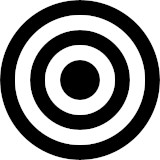
#> input picture required-files/omr_marker.jpg, 160 x 160 px
$ python formGen.py
#> lines starting #> are read from the running program, lines starting #| are printed output that depends on the picture
### src/logger.py
import logging
from typing import Union

from rich.console import Console
from rich.logging import RichHandler

FORMAT = "%(message)s"

# TODO: set logging level from config.json dynamically
logging.basicConfig(
    level=logging.INFO,
    format="%(message)s",
    datefmt="[%X]",
    handlers=[RichHandler(rich_tracebacks=True)],
)


class Logger:
    def __init__(
        self,
        name,
        level: Union[int, str] = logging.NOTSET,
        message_format="%(message)s",
        date_format="[%X]",
    ):
        self.log = logging.getLogger(name)
        self.log.setLevel(level)
        self.log.__format__ = message_format
        self.log.__date_format__ = date_format

    def debug(self, *msg: object, sep=" ", end="\n") -> None:
        return self.logutil("debug", *msg, sep=sep)

    def info(self, *msg: object, sep=" ", end="\n") -> None:
        return self.logutil("info", *msg, sep=sep)

    def warning(self, *msg: object, sep=" ", end="\n") -> None:
        return self.logutil("warning", *msg, sep=sep)

    def error(self, *msg: object, sep=" ", end="\n") -> None:
        return self.logutil("error", *msg, sep=sep)

    def critical(self, *msg: object, sep=" ", end="\n") -> None:
        return self.logutil("critical", *msg, sep=sep)

    def stringify(func):
        def inner(self, method_type: str, *msg: object, sep=" "):
#> called with method_type = 'info', sep = ' '
            nmsg = []
            for v in msg:
                if not isinstance(v, str):
                    v = str(v)
                nmsg.append(v)
            return func(self, method_type, *nmsg, sep=sep)

        return inner

    # set stack level to 3 so that the caller of this function is logged, not this function itself.
    # stack-frame - self.log.debug - logutil - stringify - log method - caller
    @stringify
    def logutil(self, method_type: str, *msg: object, sep=" ") -> None:
#> (the call stopped at in logutil, `return func(sep.join(msg), stacklevel=4)`: rich is not available in this run)
        func = getattr(self.log, method_type, None)
        if not func:
            raise AttributeError(f"Logger has no method {method_type}")
        return func(sep.join(msg), stacklevel=4)


logger = Logger(__name__)
console = Console()

### src/extras/qrcodeGen.py
import qrcode
import os
from PIL import ImageDraw, Image, ImageFont

def QRGenerate(qrStr, textStr):
    qr = qrcode.QRCode(
        version=None, #TODO: Check version options
        error_correction=qrcode.constants.ERROR_CORRECT_H,
        box_size=10,
        border=0
    )
    qr.add_data(qrStr)
    qr.make()
    img = qr.make_image(fill_color="black", back_color="white")
    width, height = img.size
    box = Image.new(mode="RGB", size=(width, height + 60), color = (255, 255, 255)) #TODO: Check required resolution
    box.paste(img, (0, 0))
    draw = ImageDraw.Draw(box)
    font = ImageFont.truetype(r'required-files/Roboto-Regular.ttf', 60)
    dimensions = draw.textbbox((0, 0), textStr, font=font)
    draw.multiline_text(((width - dimensions[2]) // 2, height - 10), textStr, fill=0, font=font)
    return box

# [12 lines that do not run on import are left out]

### formGen.py
import os
from PIL import ImageDraw, Image, ImageFont
from src.extras.qrcodeGen import QRGenerate

if __name__ == "__main__":
    name = input("Enter name of study: ")
#> the answer given: required-files/omr_marker.jpg
    pages = int(input("Enter number of pages: "))
#> the answer given: 3
    marker = Image.open("required-files/omr_marker.jpg")
#> marker is the input picture: PIL image 160x160 RGB; min 0, max 255, mean 137.8
    marker.thumbnail((60, 60))
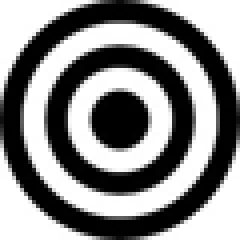
#> marker: PIL image 60x60 RGB (shown 4 times larger); min 0, max 255, mean 137.7

    if not(os.path.exists(f"Forms/{name}")):
        os.mkdir(f"Forms/{name}")

    for i in range(1, pages + 1):
        page = Image.new(mode = "RGB", size = (827, 1169), color = (255, 255, 255))
        page.show("Page")
        page.paste(marker, (0, 0))
        page.paste(marker, (767, 0))
        page.paste(marker, (0, 1109))
        page.paste(marker, (767, 1109))
#> (the run stopped early here; a loop or call above may not have finished)
